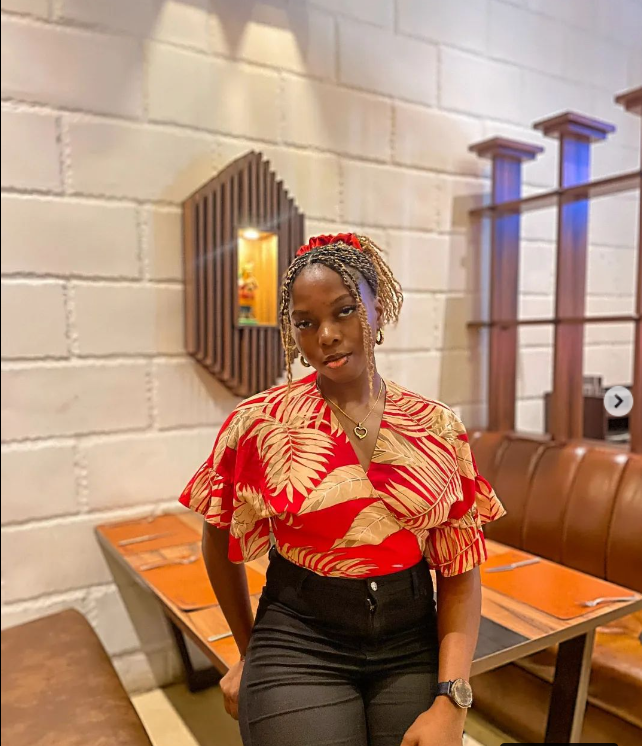
#> input picture images/ada3.png, 642 x 746 px
$ python index2.py
#> lines starting #> are read from the running program, lines starting #| are printed output that depends on the picture; after the words box and inside, x2 and y2 are one past the last pixel; in counts of white or black regions, pixels touching at a corner belong together
import cv2
from PIL import Image
import numpy as np

def cartoonify(image_path, output_path):
    # Read the image
#> called with image_path = 'images/ada3.png', output_path = 'images/ada3CLR.jpeg'
    img = cv2.imread(image_path)
#> img is the input picture: shape (746, 642, 3); mean B, G, R 113.7, 137.2, 176.5
    # Check if image is loaded
    if img is None:
        print("Error: Image could not be read.")
        return

    # Resize image to speed up processing
    img = cv2.resize(img, (550, 600))
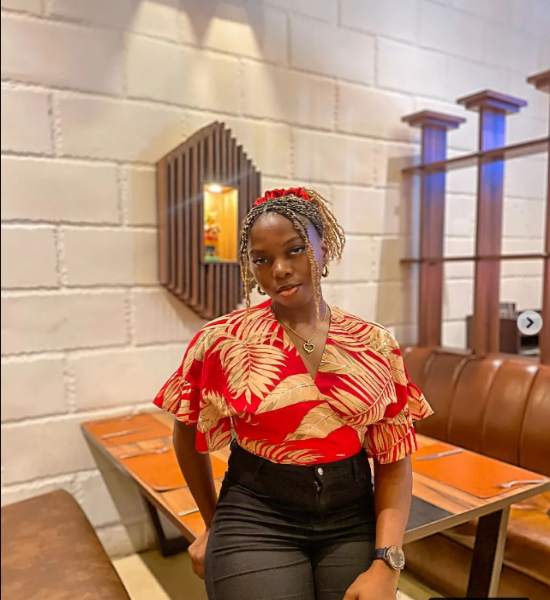
#> img: shape (600, 550, 3); mean B, G, R 113.6, 137.1, 176.4

    # Apply bilateral filter multiple times to achieve smoothing
    for _ in range(5):
        img = cv2.bilateralFilter(img, d=9, sigmaColor=20, sigmaSpace=200)

    # Convert to grayscale
    gray = cv2.cvtColor(img, cv2.COLOR_BGR2GRAY)
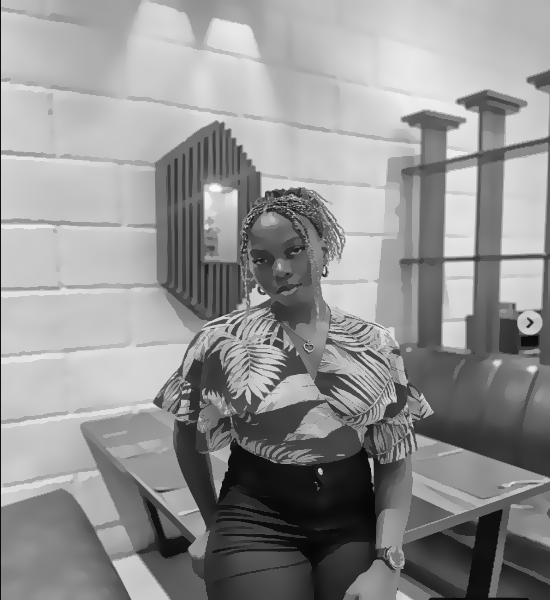
#> gray: shape (600, 550); min 5, max 248, mean 146.3
    # Apply median blur
    gray = cv2.medianBlur(gray, 1)
    # Use adaptive thresholding to create an edge mask
    edges = cv2.adaptiveThreshold(gray, 255, cv2.ADAPTIVE_THRESH_MEAN_C,
                                  cv2.THRESH_BINARY, blockSize=9, C=4)
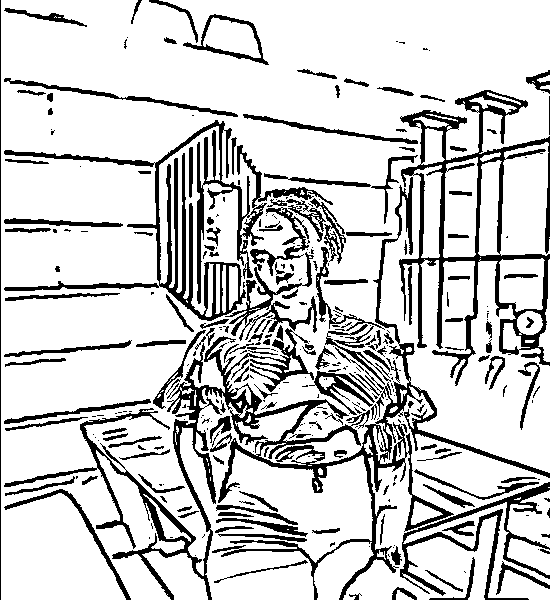
#> edges: shape (600, 550); 81% white; 336 black regions (170 under 20 px), largest, box (x1, y1, x2, y2) and area: (4, 177, 550, 600) 17427, (399, 90, 550, 386) 8545, (4, 120, 333, 321) 8439

    # Convert to a color image
    # color = cv2.bilateralFilter(img, d=9, sigmaColor=75, sigmaSpace=75)

    # Combine edges and color
    cartoon = cv2.bitwise_and(img, img, mask=edges)
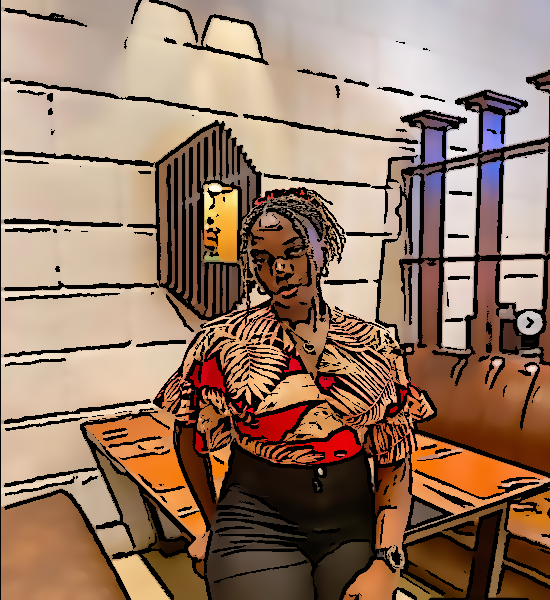
#> cartoon: shape (600, 550, 3); mean B, G, R 101.4, 121.3, 150

    # Convert the result to RGB and save using PIL to maintain JPEG quality and metadata
    cartoon = cv2.cvtColor(cartoon, cv2.COLOR_BGR2RGB)
    pil_image = Image.fromarray(cartoon)
    pil_image.save(output_path)

# Example usage:
cartoonify('images/ada3.png', 'images/ada3CLR.jpeg')

$ run again, with images/ada4.png copied over images/ada3.png
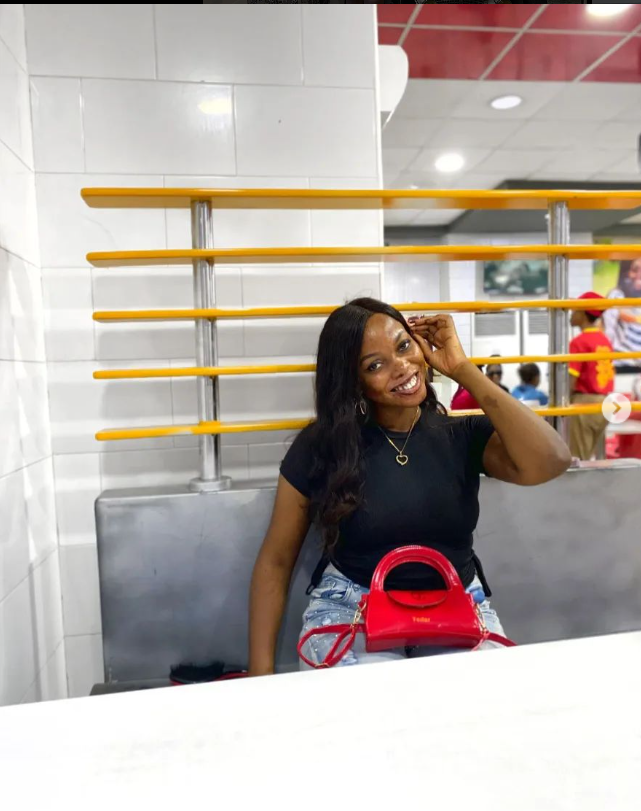
#> input picture images/ada4.png, 641 x 811 px
#> in cartoonify, img is the input picture: shape (811, 641, 3); mean B, G, R 162.3, 170.3, 182.6
#> in cartoonify, `edges = cv2.adaptiveThreshold(gray, 255, cv2.ADAPTIVE_THRESH_MEAN_C, c..`:
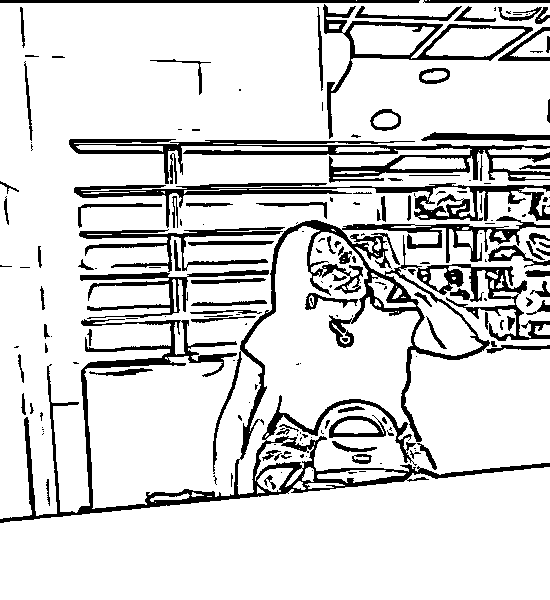
#> edges: shape (600, 550); 84.7% white; 189 black regions (90 under 20 px), largest, box (x1, y1, x2, y2) and area: (0, 216, 550, 523) 20244, (69, 139, 550, 184) 5801, (74, 183, 550, 228) 4708
#> in cartoonify, `cartoon = cv2.bitwise_and(img, img, mask=edges)`:
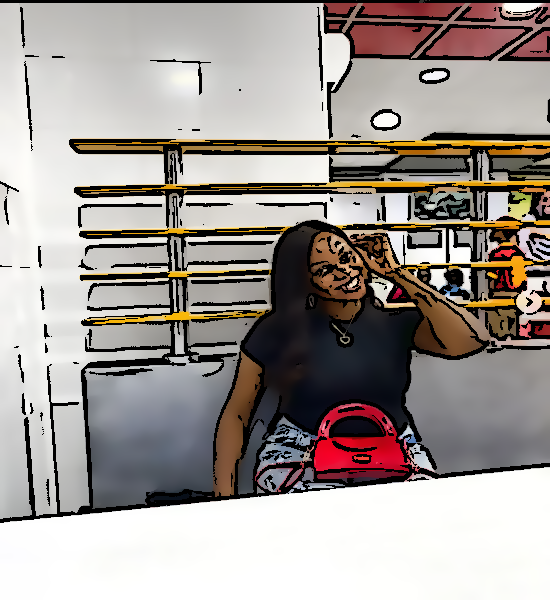
#> cartoon: shape (600, 550, 3); mean B, G, R 149.3, 153.7, 161.3

$ run again, with images/ada6.png copied over images/ada3.png
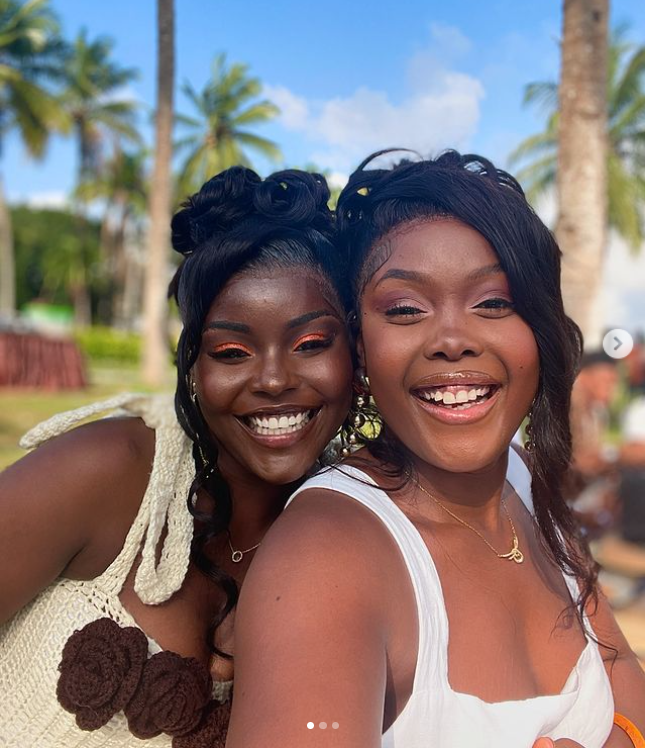
#> input picture images/ada6.png, 645 x 748 px
#> in cartoonify, img is the input picture: shape (748, 645, 3); mean B, G, R 114.5, 116.4, 131.6
#> in cartoonify, `edges = cv2.adaptiveThreshold(gray, 255, cv2.ADAPTIVE_THRESH_MEAN_C, c..`:
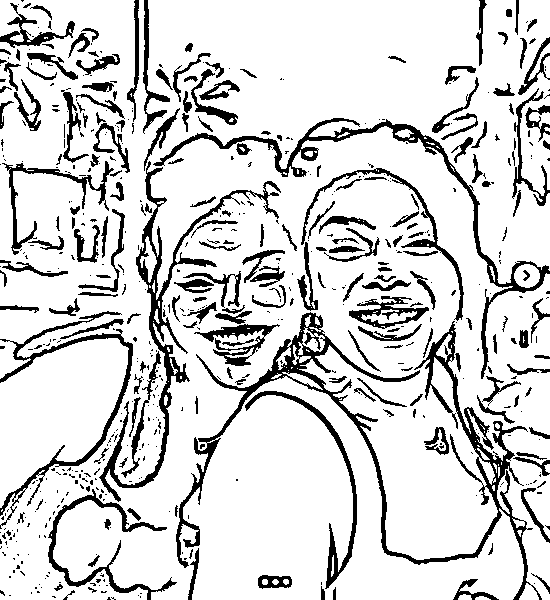
#> edges: shape (600, 550); 83.8% white; 582 black regions (386 under 20 px), largest, box (x1, y1, x2, y2) and area: (176, 312, 542, 600) 8874, (99, 161, 281, 502) 4441, (153, 118, 550, 379) 4098
#> in cartoonify, `cartoon = cv2.bitwise_and(img, img, mask=edges)`:
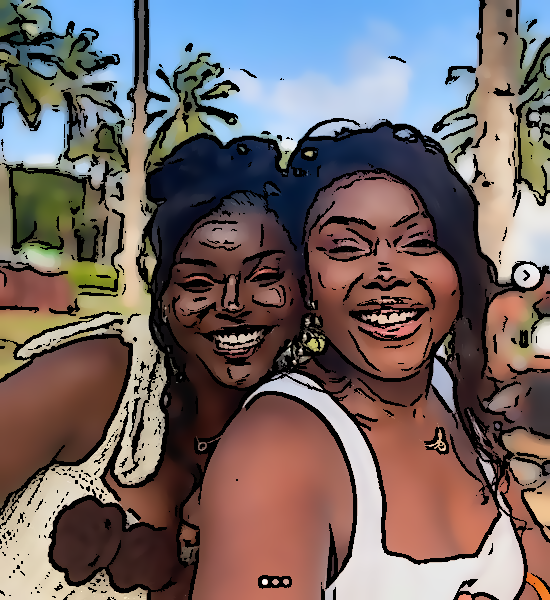
#> cartoon: shape (600, 550, 3); mean B, G, R 102.4, 103.1, 115.7
